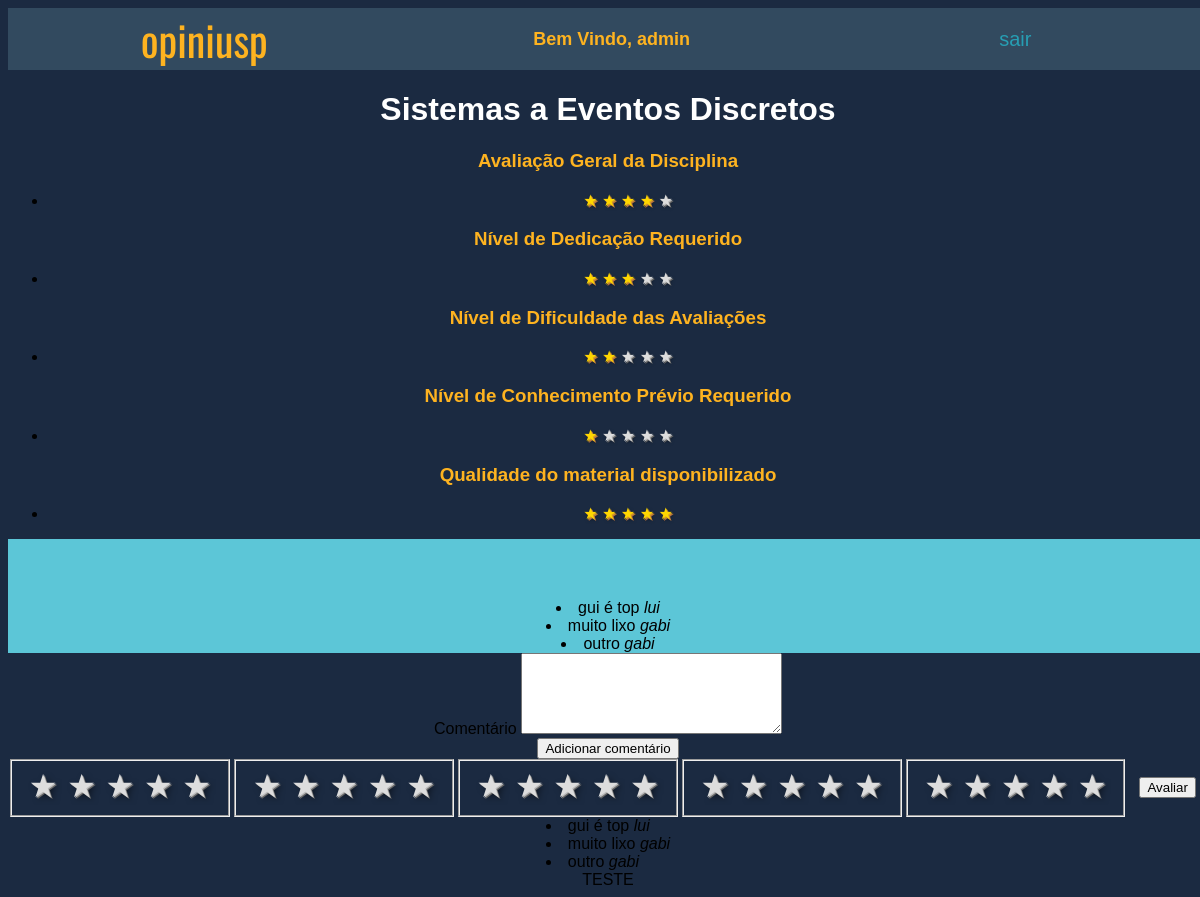
The app's page /disciplina/1/ (signed in) with its own data.
### main/models.py (models this page shows, shortened)
class Disciplina(models.Model):
    nome = models.CharField(max_length=100)
    sigla = models.CharField(max_length=7)
    cred_aula = models.IntegerField()
    cred_trabalho = models.IntegerField()
    ch_total = models.IntegerField()
    descricao = models.TextField(max_length=500) #programacao
    programa_resumido = models.TextField(max_length=300)
    met_avaliacao = models.CharField(max_length=50)
    crit_avaliacao = models.CharField(max_length=50)
    recup_avaliacao = models.CharField(max_length=50)
    bibliografia = models.TextField(max_length=1000)

class Comentario(models.Model):
    disciplina = models.ForeignKey(Disciplina, on_delete=models.CASCADE)
    user = models.ForeignKey(User, on_delete=models.CASCADE)
    texto = models.TextField(max_length=1000)
    downVote = models.ManyToManyField(User, blank=True, related_name="downvote")
    upVote = models.ManyToManyField(User, blank=True, related_name="upvote")

### main/views.py (the view)
# urls.py: path('disciplina/<int:id>/', views.pagina_disciplina, name = "disciplina"),
def pagina_disciplina(request, id):
    disciplina = Disciplina.objects.get(id=id)
    comentarios =  Comentario.objects.filter(disciplina=id).annotate(
    total_votes=Count('upVote')-Count('downVote')
    ).order_by('total_votes')
    avaliacoes = Avaliacao.objects.filter(disciplina=id)
    mediaGeral = avaliacoes.aggregate(Avg("notageral"))["notageral__avg"]
    mediaCrit1 = avaliacoes.aggregate(Avg("notaCrit1"))["notaCrit1__avg"]
    mediaCrit2 = avaliacoes.aggregate(Avg("notaCrit2"))["notaCrit2__avg"]
    mediaCrit3 = avaliacoes.aggregate(Avg("notaCrit3"))["notaCrit3__avg"]
    mediaCrit4 = avaliacoes.aggregate(Avg("notaCrit4"))["notaCrit4__avg"]
    medias = [
        mediaGeral, mediaCrit1, mediaCrit2, mediaCrit3, mediaCrit4
    ]
    averages = []
    for media in medias:
        if media == None:
            averages.append(0)
        else:
            averages.append(int(roundTraditional(media)))
    ranges = [
        range(averages[0]), range(averages[1]), range(averages[2]), range(averages[3]), range(averages[4])
    ]
    complementos = [
        range(5-averages[0]), range(5- averages[1]), range(5 - averages[2]), range(5 - averages[3]), range(5 - averages[4])
    ]
    contexto = {
        "disciplina": disciplina,
        "comentarios": comentarios,
        "ranges": ranges,
        "complementos": complementos
    }
    return render(request, 'main/disciplina.html', contexto)

### main/views.py (called while the page is built)
def roundTraditional(val,digits=0):
    return round(val+10**(-len(str(val))-1), digits)

### main/templates/main/disciplina.html (shortened to what this page needs)
{% extends 'main/base.html'%}
{% load static %}
{% block content %}
<h1>{{disciplina.nome}}</h1>
<div class=bloco-avaliacao>
  <h3 class="avalicao_estrelas"> Avaliação Geral da Disciplina</h3>
<ul>
<li > {%for i in ranges.0%} <span class="preenchida">&#9733</span> {% endfor %}
  {%for i in complementos.0%} <span class="vazia">&#9733</span> {% endfor %} </li>
</ul>
<h3 class="avalicao_estrelas">Nível de Dedicação Requerido</h3>
<ul>
<li > {%for i in ranges.1%} <span class="preenchida">&#9733</span> {% endfor %}
  {%for i in complementos.1%} <span class="vazia">&#9733</span> {% endfor %} </li>
</ul>
<h3 class="avalicao_estrelas">Nível de Dificuldade das Avaliações</h3>
<ul>
<li > {%for i in ranges.2%} <span class="preenchida">&#9733</span> {% endfor %}
  {%for i in complementos.2%} <span class="vazia">&#9733</span> {% endfor %} </li>
</ul>
<h3 class="avalicao_estrelas">Nível de Conhecimento Prévio Requerido</h3>
<ul>
<li > {%for i in ranges.3%} <span class="preenchida">&#9733</span> {% endfor %}
  {%for i in complementos.3%} <span class="vazia">&#9733</span> {% endfor %} </li>
</ul>
<h3 class="avalicao_estrelas">Qualidade do material disponibilizado</h3>
<ul>
<li > {%for i in ranges.4%} <span class="preenchida">&#9733</span> {% endfor %}
  {%for i in complementos.4%} <span class="vazia">&#9733</span> {% endfor %} </li>
</ul>
</div>
<div class=comments>
  {% for comentario in comentarios %}
  <li>{{ comentario.texto }} <i> {{comentario.user.username}}</i></li>
   {% endfor %}
</div>
<div>
  <form action="{% url 'main:add_comentario' disciplina.id%}" method="POST">
    <label for="texto"> Comentário </label>
    <textarea name="texto" id="texto" cols="30" rows="5" class="form-control"></textarea>
    <br />
    <input type="submit" value="Adicionar comentário" />
  </form>
</div>
<form action="{% url 'main:add_review' disciplina.id%}" method="POST">
  <fieldset class="rating geral">
    <input type="radio" id="star5" name="notageral" value="5" /><label for="star5"><span>&#9733</span></label>
    <input type="radio" id="star4" name="notageral" value="4" /><label for="star4"><span>&#9733</span></label>
    <input type="radio" id="star3" name="notageral" value="3" /><label for="star3"><span>&#9733</span></label>
    <input type="radio" id="star2" name="notageral" value="2" /><label for="star2"><span>&#9733</span></label>
    <input type="radio" id="star1" name="notageral" value="1" /><label for="star1"><span>&#9733</span></label>
  </fieldset>
  <fieldset class="rating crit1">
    <input type="radio" id="star5-crit1" name="notaCrit1" value="5" /><label
      for="star5-crit1"><span>&#9733</span></label>
    <input type="radio" id="star4-crit1" name="notaCrit1" value="4" /><label
      for="star4-crit1"><span>&#9733</span></label>
    <input type="radio" id="star3-crit1" name="notaCrit1" value="3" /><label
      for="star3-crit1"><span>&#9733</span></label>
    <input type="radio" id="star2-crit1" name="notaCrit1" value="2" /><label
      for="star2-crit1"><span>&#9733</span></label>
    <input type="radio" id="star1-crit1" name="notaCrit1" value="1" /><label
      for="star1-crit1"><span>&#9733</span></label>
  </fieldset>
  <fieldset class="rating crit2">
    <input type="radio" id="star5-crit2" name="notaCrit2" value="5" /><label
      for="star5-crit2"><span>&#9733</span></label>
    <input type="radio" id="star4-crit2" name="notaCrit2" value="4" /><label
      for="star4-crit2"><span>&#9733</span></label>
    <input type="radio" id="star3-crit2" name="notaCrit2" value="3" /><label
      for="star3-crit2"><span>&#9733</span></label>
    <input type="radio" id="star2-crit2" name="notaCrit2" value="2" /><label
      for="star2-crit2"><span>&#9733</span></label>
    <input type="radio" id="star1-crit2" name="notaCrit2" value="1" /><label
      for="star1-crit2"><span>&#9733</span></label>
  </fieldset>
  <fieldset class="rating crit3">
    <input type="radio" id="star5-crit3" name="notaCrit3" value="5" /><label
      for="star5-crit3"><span>&#9733</span></label>
    <input type="radio" id="star4-crit3" name="notaCrit3" value="4" /><label
      for="star4-crit3"><span>&#9733</span></label>
    <input type="radio" id="star3-crit3" name="notaCrit3" value="3" /><label
      for="star3-crit3"><span>&#9733</span></label>
    <input type="radio" id="star2-crit3" name="notaCrit3" value="2" /><label
      for="star2-crit3"><span>&#9733</span></label>
    <input type="radio" id="star1-crit3" name="notaCrit3" value="1" /><label
      for="star1-crit3"><span>&#9733</span></label>
  </fieldset>
  <fieldset class="rating crit4">
    <input type="radio" id="star5-crit4" name="notaCrit4" value="5" /><label
      for="star5-crit4"><span>&#9733</span></label>
    <input type="radio" id="star4-crit4" name="notaCrit4" value="4" /><label
      for="star4-crit4"><span>&#9733</span></label>
    <input type="radio" id="star3-crit4" name="notaCrit4" value="3" /><label
      for="star3-crit4"><span>&#9733</span></label>
    <input type="radio" id="star2-crit4" name="notaCrit4" value="2" /><label
      for="star2-crit4"><span>&#9733</span></label>
    <input type="radio" id="star1-crit4" name="notaCrit4" value="1" /><label
      for="star1-crit4"><span>&#9733</span></label>
  </fieldset>
  <br/>
  <input type="submit" value="Avaliar" />
</form>
</div>
<div>
  {% for comentario in comentarios %}
  <li>{{ comentario.texto }} <i> {{comentario.user.username}}</i></li>
   {% endfor %}
</div>
{% endblock %}

### main/templates/main/base.html (shortened to what this page needs)
<!DOCTYPE html>
<html lang="en">
<head>
</head>
<body>
  <div class="top">
    {% load static %}
    <link rel="stylesheet" href="{% static 'css/main.css' %}" />
    <a class="reg" href="{% url 'main:home' %}">
      <div class="logo">opiniusp</div>
    </a>
    {% if user.is_authenticated %}
    <div class="user">Bem Vindo, {{user.username}}</div>
    <div class="regbox">
      <a class="reg" href="{% url 'accounts:logout' %}">sair</a>
    </div>
    {% else %}
    <div class="regbox">
      <a class="reg" href="{% url 'accounts:login' %}">login</a>
      <a class="reg" href="{% url 'accounts:register' %}">register</a>
    </div>
    {% endif %}
  </div>
  <div class="middle">{% block content %} {% endblock %}</div>
  <div class="bottom">TESTE</div>
</body>
</html>

### main/static/css/main.css (style rules this page uses)
:root { --oxfordblue: #1b2a41; --charcoal: #324a5f; --bluemunsell: #279eb3; --middleblue: #5cc6d7; --honeyellow: #feb320; }
a { text-decoration: none; }
body { font-family: "Arial"; background-color: var(--oxfordblue); display: flex; flex-direction: column; justify-content: space-evenly; align-items: center; width: 100%; height: 100%; }
.top { display: flex; align-items: center; flex-direction: row; justify-content: space-around; height: 10%; width: 100%; background-color: var(--charcoal); padding: 0; }
.middle { width: 100%; height: 80%; text-align: center; }
.bottom { width: 100%; height: 10%; text-align: center; }
.logo { font-size: 42px; color: var(--honeyellow); font-family: "Oswald"; }
.regbox { height: fit-content; width: 10%; display: flex; justify-content: space-evenly; }
.reg { color: var(--bluemunsell); font-family: "Helvetica"; font-size: 20px; align-content: space-between; }
.rating { float: left; }
.rating:not(:checked) > label { float: right; width: 1em; padding: 0 0.1em; overflow: hidden; white-space: nowrap; cursor: pointer; font-size: 200%; line-height: 1.2; color: #ddd; text-shadow: 1px 1px #bbb, 2px 2px #666, 0.1em 0.1em 0.2em rgba(0, 0, 0, 0.5); }
.rating:not(:checked) > label:before { content: #9733; }
.user { color: var(--honeyellow); font-family: "Helvetica"; font-size: Large; font-weight: bold; }
h1 { color: white; }
.comments { height: 30%; width: 100%; background-color: var(--middleblue); padding: 5% 0px 0px 0px; display: flex; flex-direction: column; }
.preenchida { color: gold; text-shadow: 1px 1px goldenrod, 2px 2px #b57340, 0.1em 0.1em 0.2em rgba(0, 0, 0, 0.5); }
.vazia { color: #ddd; text-shadow: 1px 1px #bbb, 2px 2px #666, 0.1em 0.1em 0.2em rgba(0, 0, 0, 0.5); }
.avalicao_estrelas { color: var(--honeyellow); }

### records on screen
Disciplina: nome "Sistemas a Eventos Discretos"
Comentario: texto "gui é top", user.username "lui"
Comentario: texto "muito lixo", user.username "gabi"
Comentario: texto "outro", user.username "gabi"

### other values on screen
{{ user.username }} "admin"
